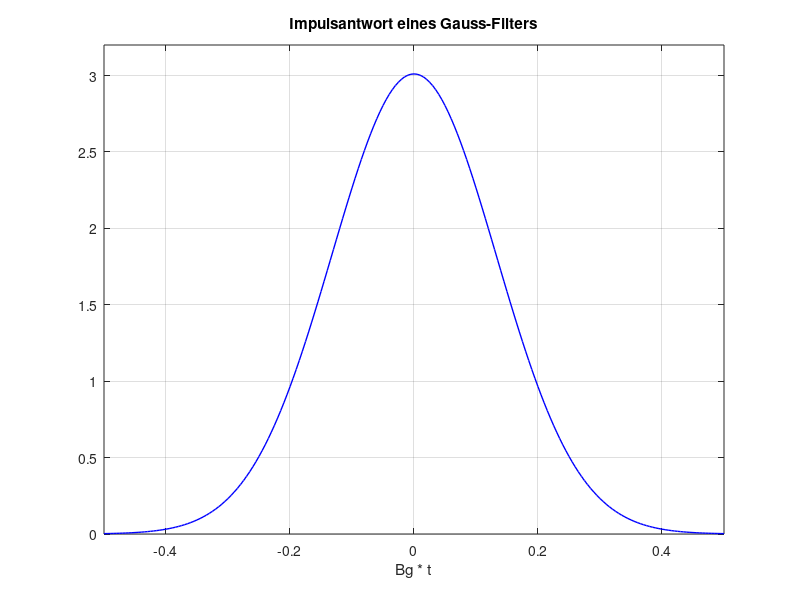
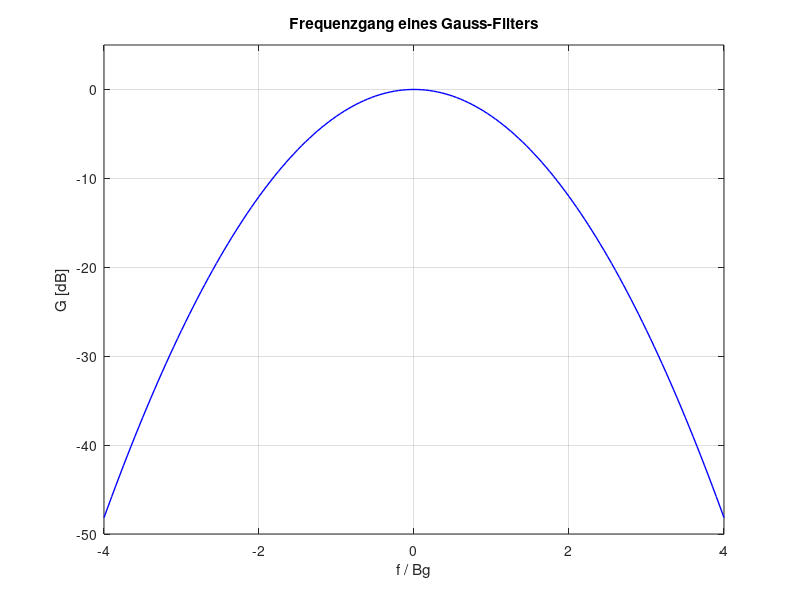

These charts were generated, in order, by the following MATLAB code:
function sdr_gauss_filter
% Impulsantwort und Uebertragungsfunktion eines idealen Gauss-Filters
%
%------------------------------------------------
% (c) Eberhard Gamm (www.ibega.de),
%     LIKE (www.like.e-technik.uni-erlangen.de),
%     2013
%------------------------------------------------

close all;

t = -0.5 : 0.005 : 0.5;
g = sqrt( 2 * pi / log(2) ) * exp( - 2 * ( pi * t ).^2 / log(2) );
f = -4 : 0.05 : 4;
G = 20 * log10( exp( - log(2) * f.^2 / 2 ) );

figure(1);
plot(t,g,'b-','Linewidth',1);
grid;
axis([-0.5 0.5 0 3.2]);
set(gca,'XTick',-0.4:0.2:0.4);
xlabel('Bg * t');
title('Impulsantwort eines Gauss-Filters');

figure(2);
plot(f,G,'b-','Linewidth',1);
grid;
axis([-4 4 -50 5]);
xlabel('f / Bg');
ylabel('G [dB]');
title('Frequenzgang eines Gauss-Filters');
